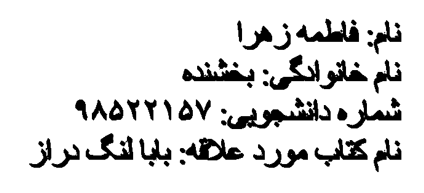
#> input picture HW08/mypic.png, 424 x 193 px
$ jupyter execute --allow-errors 'HW[8].ipynb'   (shell and % lines are left out)
#> lines starting #> are read from the running program, lines starting #| are printed output that depends on the picture; after the words box and inside, x2 and y2 are one past the last pixel; in counts of white or black regions, pixels touching at a corner belong together
# **الف:**

[cell 1]
# Import required packages
import cv2
import pytesseract
from google.colab.patches import cv2_imshow
from PIL import Image

##################### your code ################################
import matplotlib.pyplot as plt

img = cv2.imread("royan.jpg")
#> (the rest of this cell did not finish here and is left out)

#> (a cell that did not finish here is left out)

[cell 3]
structural_element = cv2.getStructuringElement(cv2.MORPH_RECT, (3, 3))
print(structural_element)

#> (a cell that did not finish here is left out)

[cell 5]
print('original image:')
image_path_in_colab='royan.jpg'
#> (the rest of this cell did not finish here and is left out)

[cell 6]
print('otsu:')
#> (the rest of this cell did not finish here and is left out)

#> (a cell that did not finish here is left out)

#> (a cell that did not finish here is left out)

[cell 9]
################################################################

[cell 10]
print('adaptive thresholding:')
#> (the rest of this cell did not finish here and is left out)

[cell 11]
print('original image:')
image_path_in_colab='royan.jpg'
#> (the rest of this cell did not finish here and is left out)

# **ب:**

[cell 12]
# Import required packages
import cv2
import pytesseract
from google.colab.patches import cv2_imshow
from PIL import Image
##################### your code ################################
img = cv2.imread("mypic.png")
#> img is the input picture: shape (193, 424, 3); min 0, max 255, mean 224.9

gray = cv2.cvtColor(img, cv2.COLOR_BGR2GRAY)
plt.imshow(gray,cmap='gray')
plt.title("royan image")
plt.axis("off")
plt.show()

[cell 13]
r, threshold =  cv2.threshold(gray, 0, 255, cv2.THRESH_BINARY + cv2.THRESH_OTSU)
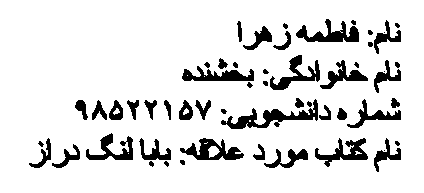
#> threshold: shape (193, 424); 88.1% white; 55 black regions (8 under 20 px), largest, box (x1, y1, x2, y2) and area: (221, 99, 318, 129) 899, (180, 138, 244, 160) 679, (296, 19, 359, 42) 674
#> r = 134
plt.imshow(threshold, cmap='gray')
plt.title('otsu')
plt.axis("off")
plt.show()

[cell 14]
structural_element = cv2.getStructuringElement(cv2.MORPH_RECT, (3, 3))
print(structural_element)

[cell 15]
dilation = cv2.dilate(threshold, structural_element, 6)
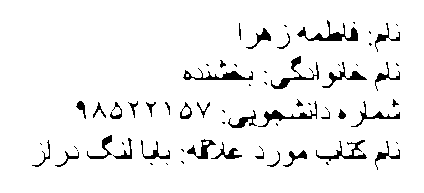
#> dilation: shape (193, 424); 94.4% white; 67 black regions (30 under 20 px), largest, box (x1, y1, x2, y2) and area: (297, 20, 358, 41) 390, (183, 68, 253, 80) 319, (271, 56, 319, 89) 303
plt.imshow(dilation, cmap='gray')
plt.title("otsu + dilation")
plt.axis("off")
plt.show()

[cell 16]
adapt_threshold =  cv2.adaptiveThreshold(gray, 255, cv2.ADAPTIVE_THRESH_GAUSSIAN_C, cv2.THRESH_BINARY, 21, 2)
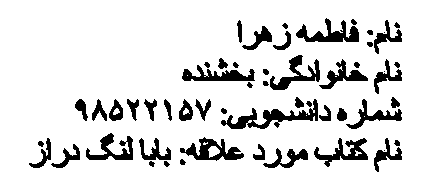
#> adapt_threshold: shape (193, 424); 87.7% white; 55 black regions (3 under 20 px), largest, box (x1, y1, x2, y2) and area: (221, 99, 318, 129) 912, (180, 137, 244, 161) 683, (296, 18, 359, 42) 676
plt.imshow(adapt_threshold, cmap='gray')
plt.title('adaptive threshold')
plt.axis("off")
plt.show()

[cell 17]
result = cv2.dilate(adapt_threshold, structural_element, 6)
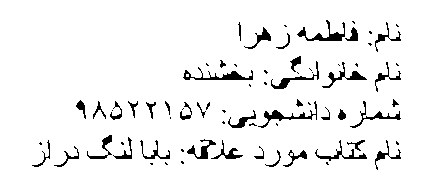
#> result: shape (193, 424); 94.3% white; 73 black regions (33 under 20 px)
plt.imshow(result, cmap='gray')
plt.title("adaptive threshold + dilation")
plt.axis("off")
plt.show()

[cell 18]
################################################################
# Finding contours
im2 = img.copy()
contours, hierarchy = cv2.findContours(dilation, cv2.RETR_EXTERNAL,cv2.CHAIN_APPROX_NONE)
#> contours = 1 contour; box (x1, y1, x2, y2) and area: (0, 0, 424, 193) 81216

print('otsu:')
#> (the rest of this cell did not finish here and is left out)

$ run again, with HW01/images/pic.jpg saved as HW08/mypic.png
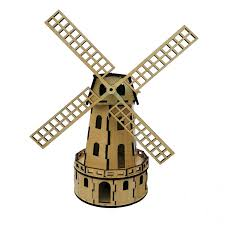
#> input picture HW01/images/pic.jpg, 225 x 225 px
#> img is the input picture: shape (225, 225, 3); mean B, G, R 216.5, 224.6, 228.6
#> `r, threshold =  cv2.threshold(gray, 0, 255, cv2.THRESH_BINARY + cv2.TH..`:
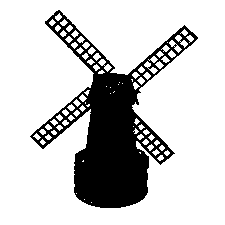
#> threshold: shape (225, 225); 79.2% white; 1 black region, box (x1, y1, x2, y2) and area: (30, 10, 198, 208) 10539
#> r = 184
#> dilation: shape (225, 225); 85.7% white; 91 black regions (89 under 20 px), largest, box (x1, y1, x2, y2) and area: (75, 72, 148, 207) 6910, (141, 121, 168, 149) 38
#> adapt_threshold: shape (225, 225); 87% white; 109 black regions (95 under 20 px), largest, box (x1, y1, x2, y2) and area: (74, 25, 199, 208) 3620, (29, 9, 127, 149) 2080, (98, 182, 111, 203) 220
#> result: shape (225, 225); 97.6% white; 145 black regions (129 under 20 px)
#> contours = 1 contour; box (x1, y1, x2, y2) and area: (0, 0, 225, 225) 50176
